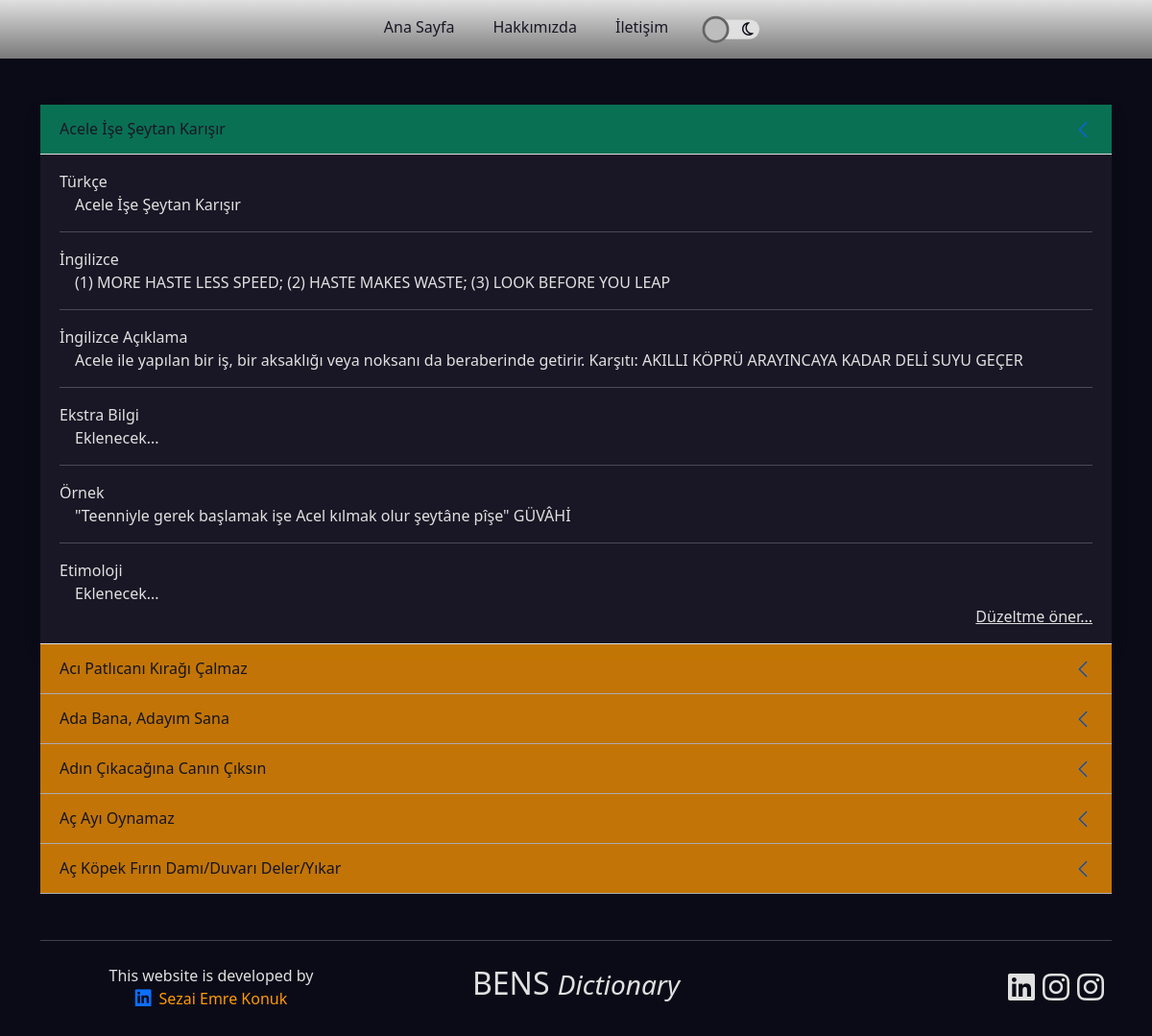
/search/acele-ise-seytan-karsr, run on the app's committed database.
### dictionary/models.py (models this page shows, shortened)
class Structure(models.Model):
    structureType = models.ForeignKey(typeOf, on_delete=models.CASCADE, null=True)
    turkish = models.CharField(max_length=200)
    english = models.CharField(max_length=200)
    description = models.TextField()
    extraInformation = models.CharField(max_length=200, blank=True, null=True)
    example = models.TextField(blank=True, null=True)
    etymology = models.TextField(blank=True, null=True)
    original = models.ForeignKey(comesFrom, null=True, blank=True, on_delete=models.CASCADE)
    last_searched = models.DateTimeField(auto_now=False, blank=True, null=True)
    search_count = models.IntegerField(default=0)
    slug = models.SlugField(max_length=200, unique=True, null=True, blank=True)

### dictionary/views.py (the view)
# urls.py: path('search/<slug:slug>', views.slugSearch, name='slugSearch'),
def slugSearch(request, slug):
    searchResult = Structure.objects.get(slug=slug)
    resultId = searchResult.id
    print(resultId)
    searchType = searchResult.structureType
    lowerList = []
    upperList = []
    if searchType == 'Tüm Türler':
        for i in range(resultId + 1, resultId + 6):
            try:
                lowerList.append(Structure.objects.get(id=i))
            except:
                break
        if resultId - 5 <= 0:
            for i in range(1, resultId):
                try:
                    upperList.append(Structure.objects.get(id=i))
                except:
                    break
        else:
            for i in range(resultId - 5, resultId):
                try:
                    upperList.append(Structure.objects.get(id=i))
                except:
                    break
    else:
        filteredQueries = Structure.objects.filter(
            structureType=typeOf.objects.get(type=searchType)).order_by(
            'turkish')
        indexOfStructure = list(filteredQueries).index(searchResult)
        print(indexOfStructure)
        upperList = filteredQueries[max(0, indexOfStructure - 5):indexOfStructure]
        lowerList = filteredQueries[indexOfStructure + 1:indexOfStructure + 6]
    return render(request, 'dictionary/search.html',
                  {'searchResult': searchResult,
                   'lowerList': lowerList, 'upperList': upperList, 'noResult': False})

### dictionary/models.py (called while the page is built)
    def __str__(self):
        return self.type

### dictionary/templates/dictionary/search.html (shortened to what this page needs)
{% extends 'base.html' %}
{% load static %}
{% block content %}
<div class="container mt-5">
    <div class="accordion accordion-flush" id="accordionExample">
        {% include 'dictionary/partials/_structure.html' with searchResult=searchResult %}
        {% for downStructure in lowerList %}
        <a href="{% url 'slugSearch' downStructure.slug %}" class="accordion-item no-underline">
            <h2 class="accordion-header no-underline" style="opacity: 0.75;" id="">
                <div class="accordion-button" type="button" data-bs-toggle="collapse" data-bs-target="" aria-expanded="true" aria-controls="collapseOne">
                    {{ downStructure.turkish }}
                </div>
            </h2>
        </a>
        {% endfor %}
    </div>
</div>
{% endblock content %}

### dictionary/templates/dictionary/partials/_structure.html (shortened to what this page needs)
{% if not noResult %}
<div class="accordion-item shadow my-0">
    <h2 class="accordion-header" id="headingOne">
      <button class="accordion-button theme-bg-green" type="button" data-bs-toggle="collapse" data-bs-target="#collapseOne" aria-expanded="false" aria-controls="collapseOne" data-bs-parent="#accordionExample">
        {{ searchResult.turkish }}
      </button>
    </h2>
    <div id="collapseOne" class="accordion-collapse collapse show" aria-labelledby="headingOne" data-bs-parent="#accordionExample">
      <div class="accordion-body theme-bg-color theme-text">
        <span class="theme-text">Türkçe</span><br>
        <span class="p-3">{{ searchResult.turkish }}</span>
        <hr class="text-center">
        <span class="theme-text">İngilizce</span><br>
        <span class="p-3">{{ searchResult.english }}</span>
        <hr class="text-center">
        <span class="theme-text">İngilizce Açıklama</span><br>
        <span class="p-3">{{ searchResult.description }}</span>
        <hr class="text-center">
        <span class="theme-text">Ekstra Bilgi</span><br>
        <span class="p-3">{{ searchResult.extraInformation }}</span>
        <hr class="text-center">
        <span class="theme-text">Örnek</span><br>
        <span class="p-3">{{ searchResult.example }}</span>
        <hr class="text-center">
        <span class="theme-text">Etimoloji</span><br>
        <span class="p-3">{{ searchResult.etymology }}</span>
        <a type="button" class="theme-text d-block text-end" data-bs-toggle="modal" data-bs-target="#staticBackdrop">
          Düzeltme öner...
      </a>
      </div>
    </div>
  </div>
{% else %}
  <div class="container">
    <div class="display-2 text-center p-5">
      Sonuç Bulunamadı
    </div>
  </div>
{% endif %}

### static/css/custom.css (style rules this page uses)
:root { --theme-orange-low-opacity: rgba(255, 153, 0,0.8); --theme-orange: #FF9900; --theme-orange-dark: rgba(196,116,0,1); --theme-orange-dark-low-opacity: rgba(196,116,0,0.8); }
body[data-theme="dark"] { background-color: var(--theme-white); --theme-white: #0b0b18; --theme-full-white: #191725; --theme-black: #e0e0e0; --theme-blue: #6599FF; --theme-gray: #797979; --theme-light-blue:#6599FF; --theme-green: #097054; --theme-green-dark: #00e686; --theme-yellow: #FFDE00; }
.theme-bg-color { background: var(--theme-full-white) !important; background: linear-gradient(0deg, var(--theme-full-white) 0%, var(--theme-full-white) 100%) !important; }
.theme-bg-green { background-color: var(--theme-green) !important; }
.theme-text { color: var(--theme-black) !important; transition: color 0.4s; }
.no-underline { text-decoration: none !important; }
.accordion-button:nth-child(odd) { background: var(--theme-orange); }
.accordion-button:not(.collapsed) { color: var(--theme-full-white) !important; }
.accordion-button:not(.collapsed)::after { transform: rotate(90deg) !important; }

### data on the page
Structure: turkish "Acele İşe Şeytan Karışır", english "(1) MORE HASTE LESS SPEED; (2) HASTE MAKES WASTE; (3) LOOK BEFORE YOU LEAP", description "Acele ile yapılan bir iş, bir aksaklığı veya noksanı da beraberinde getirir. Karşıtı: AKILLI KÖPRÜ ARAYINCAYA KADAR DELİ SUYU GEÇER", extraInformation "Eklenecek...", example "\"Teenniyle gerek başlamak işe Acel kılmak olur şeytâne pîşe\" GÜVÂHİ", etymology "Eklenecek..."
Structure: turkish "Acı Patlıcanı Kırağı Çalmaz"
Structure: turkish "Ada Bana, Adayım Sana"
Structure: turkish "Adın Çıkacağına Canın Çıksın"
Structure: turkish "Aç Ayı Oynamaz"
Structure: turkish "Aç Köpek Fırın Damı/Duvarı Deler/Yıkar"
